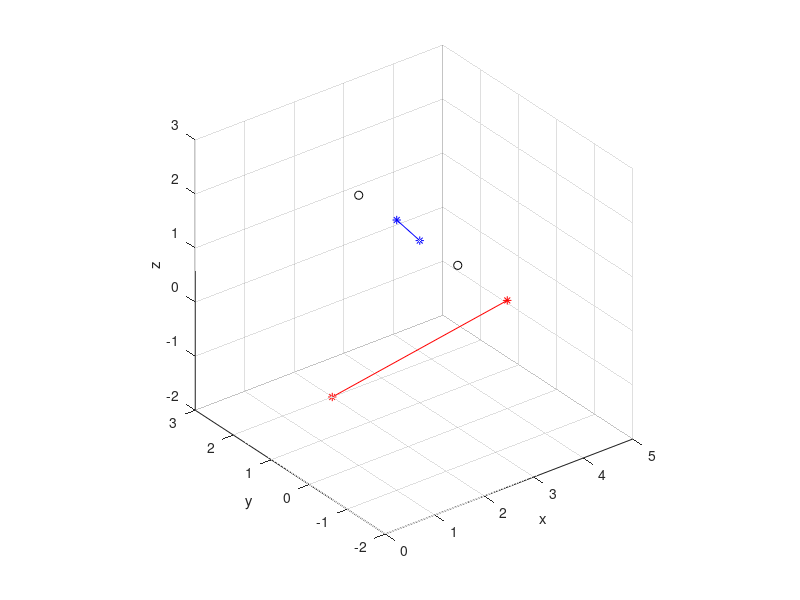

Source code (MATLAB):
clear; close all;

Pworld = [ 1 -1 3 ; 3 1 1]';
Pcamera = [ 3 -1 -1 ; 1 1 -3]' + 1;

DXworld = Pworld(1,1) - Pworld(1,2);
DZworld = Pworld(3,1) - Pworld(3,2);
LXZworld = sqrt(DXworld*DXworld + DZworld * DZworld);
DXworld_norm = DXworld/LXZworld;
DZworld_norm = DZworld/LXZworld;

DXcamera = Pcamera(1,1) - Pcamera(1,2);
DZcamera = Pcamera(3,1) - Pcamera(3,2);
LXZcamera = sqrt(DXcamera*DXcamera + DZcamera * DZcamera);
DXcamera_norm = DXcamera/LXZcamera;
DZcamera_norm = DZcamera/LXZcamera;

cosAngle = DXworld_norm * DXcamera_norm + DZworld_norm * DZcamera_norm;
sinAngle = DZworld_norm * DXcamera_norm - DXworld_norm * DZcamera_norm;

SXworld = Pworld(1,1) + Pworld(1,2);
SZworld = Pworld(3,1) + Pworld(3,2);

SXcamera = Pcamera(1,1) + Pcamera(1,2);
SZcamera = Pcamera(3,1) + Pcamera(3,2);

t(1) = (SXworld - cosAngle * SXcamera + sinAngle * SZcamera)/2;
t(2) = 0;
t(3) = (SZworld - sinAngle * SXcamera - cosAngle * SZcamera)/2;


R(1,1) = cosAngle;    R(1,2) = 0;    R(1,3) = -sinAngle;
R(2,1) = 0;    R(2,2) = 0;    R(2,3) = 0;
R(3,1) = sinAngle;    R(3,2) = 0;    R(3,3) = cosAngle;

plot3(Pworld(1,:), Pworld(2,:), Pworld(3,:), '-b'); hold on;
plot3(Pworld(1,:), Pworld(2,:), Pworld(3,:), '*b'); hold on;

plot3(Pcamera(1,:), Pcamera(2,:), Pcamera(3,:), '-r'); hold on;
plot3(Pcamera(1,:), Pcamera(2,:), Pcamera(3,:), '*r'); hold on;

P2world = R * Pcamera + repmat(t',1,2);

plot3(P2world(1,:), P2world(2,:), P2world(3,:), 'ok'); hold on;

axis equal
grid on
xlabel('x');
ylabel('y');
zlabel('z');
